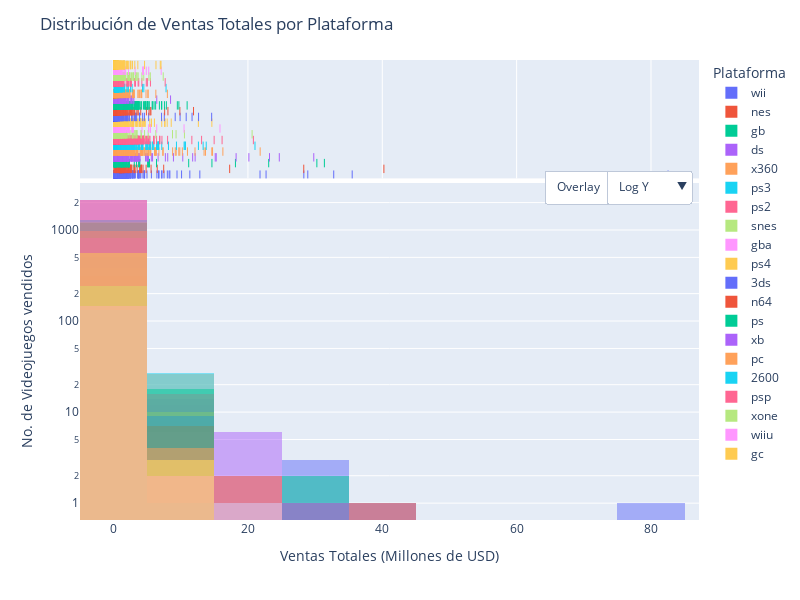

Notebook code for this chart:
### Code cell
# Seleccionar las plataformas a comparar
top_platforms = top_platform_sales.index

# Filtrar el DataFrame original para obtener solo los datos de las plataformas con más ventas
top_platforms_df = games_df[games_df['platform'].isin(top_platforms)]

# Crear histograma inicial
fig = px.histogram(top_platforms_df, x='total_sales', color='platform', marginal='rug', 
                   nbins=15, log_y=True, opacity=0.5, barmode='overlay')

# Personalizar el diseño del gráfico
fig.update_layout(
    title='Distribución de Ventas Totales por Plataforma',
    xaxis_title='Ventas Totales (Millones de USD)',
    yaxis_title='No. de Videojuegos vendidos',
    showlegend=True,
    legend_title_text='Plataforma',
    width=800, height=600
)

# Agregar botones para cambiar entre overlay y stacked y activar la escala logarítmica en el eje y
fig.update_layout(
    updatemenus=[
        {
            'buttons': [
                {
                    'method': 'relayout',
                    'label': 'Overlay',
                    'args': [{'barmode': 'overlay'}]
                },
                {
                    'method': 'relayout',
                    'label': 'Stack',
                    'args': [{'barmode': 'stack'}]
                },
            ],
            'direction': 'down',
            'pad': {'r': 10, 't': 87},
            'showactive': True,
            'x': 0.75,
            'xanchor': 'left',
            'y': 0.95,
            'yanchor': 'top'
        },
        {
            'buttons': [
                {
                    'method': 'relayout',
                    'label': 'Log Y',
                    'args': [{'yaxis.type': 'log'}]
                },
                {
                    'method': 'relayout',
                    'label': 'Linear Y',
                    'args': [{'yaxis.type': 'linear'}]
                },
            ],
            'direction': 'down',
            'pad': {'r': 10, 't': 87},
            'showactive': True,
            'x': 0.85,
            'xanchor': 'left',
            'y': 0.95,
            'yanchor': 'top'
        },
    ]
)

# Mostrar el gráfico interactivo
fig.show()

### Figure 1 — Plotly figure (JSON) as saved in the notebook; plotly's stock layout.template omitted (floating-point values rounded to 4 significant figures; data arrays with more than 128 entries replaced by an {"elided": "..."} marker saying what was removed)
{"data": [{"alignmentgroup": "True", "bingroup": "x", "hovertemplate": "platform=wii<br>total_sales=%{x}<br>count=%{y}<extra></extra>", "legendgroup": "wii", "marker": {"color": "#636efa", "opacity": 0.5, "pattern": {"shape": ""}}, "name": "wii", "nbinsx": 15, "offsetgroup": "wii", "orientation": "v", "showlegend": true, "type": "histogram", "x": {"elided": "1320 float values"}, "xaxis": "x", "yaxis": "y"}, {"alignmentgroup": "True", "boxpoints": "all", "fillcolor": "rgba(255,255,255,0)", "hoveron": "points", "hovertemplate": "platform=wii<br>total_sales=%{x}<extra></extra>", "jitter": 0, "legendgroup": "wii", "line": {"color": "rgba(255,255,255,0)"}, "marker": {"color": "#636efa", "symbol": "line-ns-open"}, "name": "wii", "offsetgroup": "wii", "showlegend": false, "type": "box", "x": {"elided": "1320 float values"}, "xaxis": "x2", "yaxis": "y2"}, {"alignmentgroup": "True", "bingroup": "x", "hovertemplate": "platform=nes<br>total_sales=%{x}<br>count=%{y}<extra></extra>", "legendgroup": "nes", "marker": {"color": "#EF553B", "opacity": 0.5, "pattern": {"shape": ""}}, "name": "nes", "nbinsx": 15, "offsetgroup": "nes", "orientation": "v", "showlegend": true, "type": "histogram", "x": [40.24, 28.31, 17.28, 7.46, 6.5, 5.58, 4.84, 4.38, 4.17, 4.16, 4, 3.87, 3.5, 3.2, 3.12, 3.08, 3.02, 2.73, 2.65, 2.56, 2.52, 2.42, 2.4, 2.28, 2.23, 2.2, 2.17, 2.15, 2.14, 2.14, 1.96, 1.96, 1.85, 1.76, 1.75, 1.75, 1.67, 1.64, 1.56, 1.52, 1.52, 1.51, 1.5, 1.5, 1.48, 1.45, 1.42, 1.4, 1.39, 1.36, 1.32, 1.27, 1.25, 1.25, 1.23, 1.22, 1.2, 1.2, 1.19, 1.18, 1.17, 1.15, 1.15, 1.13, 1.12, 1.11, 1.1, 1.1, 1.1, 1.05, 1.05, 1.03, 1, 1, 0.98, 0.96, 0.93, 0.93, 0.92, 0.85, 0.84, 0.82, 0.81, 0.79, 0.76, 0.69, 0.57, 0.52, 0.51, 0.44, 0.41, 0.36, 0.32, 0.3, 0.28, 0.11, 0.07, 0.06], "xaxis": "x", "yaxis": "y"}, {"alignmentgroup": "True", "boxpoints": "all", "fillcolor": "rgba(255,255,255,0)", "hoveron": "points", "hovertemplate": "platform=nes<br>total_sales=%{x}<extra></extra>", "jitter": 0, "legendgroup": "nes", "line": {"color": "rgba(255,255,255,0)"}, "marker": {"color": "#EF553B", "symbol": "line-ns-open"}, "name": "nes", "offsetgroup": "nes", "showlegend": false, "type": "box", "x": [40.24, 28.31, 17.28, 7.46, 6.5, 5.58, 4.84, 4.38, 4.17, 4.16, 4, 3.87, 3.5, 3.2, 3.12, 3.08, 3.02, 2.73, 2.65, 2.56, 2.52, 2.42, 2.4, 2.28, 2.23, 2.2, 2.17, 2.15, 2.14, 2.14, 1.96, 1.96, 1.85, 1.76, 1.75, 1.75, 1.67, 1.64, 1.56, 1.52, 1.52, 1.51, 1.5, 1.5, 1.48, 1.45, 1.42, 1.4, 1.39, 1.36, 1.32, 1.27, 1.25, 1.25, 1.23, 1.22, 1.2, 1.2, 1.19, 1.18, 1.17, 1.15, 1.15, 1.13, 1.12, 1.11, 1.1, 1.1, 1.1, 1.05, 1.05, 1.03, 1, 1, 0.98, 0.96, 0.93, 0.93, 0.92, 0.85, 0.84, 0.82, 0.81, 0.79, 0.76, 0.69, 0.57, 0.52, 0.51, 0.44, 0.41, 0.36, 0.32, 0.3, 0.28, 0.11, 0.07, 0.06], "xaxis": "x2", "yaxis": "y2"}, {"alignmentgroup": "True", "bingroup": "x", "hovertemplate": "platform=gb<br>total_sales=%{x}<br>count=%{y}<extra></extra>", "legendgroup": "gb", "marker": {"color": "#00cc96", "opacity": 0.5, "pattern": {"shape": ""}}, "name": "gb", "nbinsx": 15, "offsetgroup": "gb", "orientation": "v", "showlegend": true, "type": "histogram", "x": [31.38, 30.26, 23.09, 18.14, 14.64, 11.18, 6.39, 5.34, 5.31, 5.19, 5.13, 5.07, 3.91, 3.84, 3.7, 3.41, 3.08, 2.36, 2.35, 2.35, 2.21, 2.19, 2.19, 2.19, 2.18, 2.12, 1.99, 1.94, 1.93, 1.92, 1.86, 1.76, 1.73, 1.68, 1.61, 1.62, 1.56, 1.48, 1.45, 1.45, 1.43, 1.34, 1.28, 1.24, 1.23, 1.22, 1.22, 1.19, 1.18, 1.15, 1.14, 1.1, 1.1, 1.03, 1, 0.89, 0.83, 0.81, 0.77, 0.76, 0.73, 0.62, 0.56, 0.54, 0.4, 0.39, 0.38, 0.38, 0.37, 0.35, 0.33, 0.32, 0.31, 0.3, 0.3, 0.28, 0.28, 0.28, 0.27, 0.27, 0.25, 0.23, 0.23, 0.23, 0.22, 0.2, 0.18, 0.17, 0.14, 0.14, 0.14, 0.12, 0.12, 0.07, 0.07, 0.07, 0.07, 0.06], "xaxis": "x", "yaxis": "y"}, {"alignmentgroup": "True", "boxpoints": "all", "fillcolor": "rgba(255,255,255,0)", "hoveron": "points", "hovertemplate": "platform=gb<br>total_sales=%{x}<extra></extra>", "jitter": 0, "legendgroup": "gb", "line": {"color": "rgba(255,255,255,0)"}, "marker": {"color": "#00cc96", "symbol": "line-ns-open"}, "name": "gb", "offsetgroup": "gb", "showlegend": false, "type": "box", "x": [31.38, 30.26, 23.09, 18.14, 14.64, 11.18, 6.39, 5.34, 5.31, 5.19, 5.13, 5.07, 3.91, 3.84, 3.7, 3.41, 3.08, 2.36, 2.35, 2.35, 2.21, 2.19, 2.19, 2.19, 2.18, 2.12, 1.99, 1.94, 1.93, 1.92, 1.86, 1.76, 1.73, 1.68, 1.61, 1.62, 1.56, 1.48, 1.45, 1.45, 1.43, 1.34, 1.28, 1.24, 1.23, 1.22, 1.22, 1.19, 1.18, 1.15, 1.14, 1.1, 1.1, 1.03, 1, 0.89, 0.83, 0.81, 0.77, 0.76, 0.73, 0.62, 0.56, 0.54, 0.4, 0.39, 0.38, 0.38, 0.37, 0.35, 0.33, 0.32, 0.31, 0.3, 0.3, 0.28, 0.28, 0.28, 0.27, 0.27, 0.25, 0.23, 0.23, 0.23, 0.22, 0.2, 0.18, 0.17, 0.14, 0.14, 0.14, 0.12, 0.12, 0.07, 0.07, 0.07, 0.07, 0.06], "xaxis": "x2", "yaxis": "y2"}, {"alignmentgroup": "True", "bingroup": "x", "hovertemplate": "platform=ds<br>total_sales=%{x}<br>count=%{y}<extra></extra>", "legendgroup": "ds", "marker": {"color": "#ab63fa", "opacity": 0.5, "pattern": {"shape": ""}}, "name": "ds", "nbinsx": 15, "offsetgroup": "ds", "orientation": "v", "showlegend": true, "type": "histogram", "x": {"elided": "2151 float values"}, "xaxis": "x", "yaxis": "y"}, {"alignmentgroup": "True", "boxpoints": "all", "fillcolor": "rgba(255,255,255,0)", "hoveron": "points", "hovertemplate": "platform=ds<br>total_sales=%{x}<extra></extra>", "jitter": 0, "legendgroup": "ds", "line": {"color": "rgba(255,255,255,0)"}, "marker": {"color": "#ab63fa", "symbol": "line-ns-open"}, "name": "ds", "offsetgroup": "ds", "showlegend": false, "type": "box", "x": {"elided": "2151 float values"}, "xaxis": "x2", "yaxis": "y2"}, {"alignmentgroup": "True", "bingroup": "x", "hovertemplate": "platform=x360<br>total_sales=%{x}<br>count=%{y}<extra></extra>", "legendgroup": "x360", "marker": {"color": "#FFA15A", "opacity": 0.5, "pattern": {"shape": ""}}, "name": "x360", "nbinsx": 15, "offsetgroup": "x360", "orientation": "v", "showlegend": true, "type": "histogram", "x": {"elided": "1262 float values"}, "xaxis": "x", "yaxis": "y"}, {"alignmentgroup": "True", "boxpoints": "all", "fillcolor": "rgba(255,255,255,0)", "hoveron": "points", "hovertemplate": "platform=x360<br>total_sales=%{x}<extra></extra>", "jitter": 0, "legendgroup": "x360", "line": {"color": "rgba(255,255,255,0)"}, "marker": {"color": "#FFA15A", "symbol": "line-ns-open"}, "name": "x360", "offsetgroup": "x360", "showlegend": false, "type": "box", "x": {"elided": "1262 float values"}, "xaxis": "x2", "yaxis": "y2"}, {"alignmentgroup": "True", "bingroup": "x", "hovertemplate": "platform=ps3<br>total_sales=%{x}<br>count=%{y}<extra></extra>", "legendgroup": "ps3", "marker": {"color": "#19d3f3", "opacity": 0.5, "pattern": {"shape": ""}}, "name": "ps3", "nbinsx": 15, "offsetgroup": "ps3", "orientation": "v", "showlegend": true, "type": "histogram", "x": {"elided": "1330 float values"}, "xaxis": "x", "yaxis": "y"}, {"alignmentgroup": "True", "boxpoints": "all", "fillcolor": "rgba(255,255,255,0)", "hoveron": "points", "hovertemplate": "platform=ps3<br>total_sales=%{x}<extra></extra>", "jitter": 0, "legendgroup": "ps3", "line": {"color": "rgba(255,255,255,0)"}, "marker": {"color": "#19d3f3", "symbol": "line-ns-open"}, "name": "ps3", "offsetgroup": "ps3", "showlegend": false, "type": "box", "x": {"elided": "1330 float values"}, "xaxis": "x2", "yaxis": "y2"}, {"alignmentgroup": "True", "bingroup": "x", "hovertemplate": "platform=ps2<br>total_sales=%{x}<br>count=%{y}<extra></extra>", "legendgroup": "ps2", "marker": {"color": "#FF6692", "opacity": 0.5, "pattern": {"shape": ""}}, "name": "ps2", "nbinsx": 15, "offsetgroup": "ps2", "orientation": "v", "showlegend": true, "type": "histogram", "x": {"elided": "2161 float values"}, "xaxis": "x", "yaxis": "y"}, {"alignmentgroup": "True", "boxpoints": "all", "fillcolor": "rgba(255,255,255,0)", "hoveron": "points", "hovertemplate": "platform=ps2<br>total_sales=%{x}<extra></extra>", "jitter": 0, "legendgroup": "ps2", "line": {"color": "rgba(255,255,255,0)"}, "marker": {"color": "#FF6692", "symbol": "line-ns-open"}, "name": "ps2", "offsetgroup": "ps2", "showlegend": false, "type": "box", "x": {"elided": "2161 float values"}, "xaxis": "x2", "yaxis": "y2"}, {"alignmentgroup": "True", "bingroup": "x", "hovertemplate": "platform=snes<br>total_sales=%{x}<br>count=%{y}<extra></extra>", "legendgroup": "snes", "marker": {"color": "#B6E880", "opacity": 0.5, "pattern": {"shape": ""}}, "name": "snes", "nbinsx": 15, "offsetgroup": "snes", "orientation": "v", "showlegend": true, "type": "histogram", "x": {"elided": "239 float values"}, "xaxis": "x", "yaxis": "y"}, {"alignmentgroup": "True", "boxpoints": "all", "fillcolor": "rgba(255,255,255,0)", "hoveron": "points", "hovertemplate": "platform=snes<br>total_sales=%{x}<extra></extra>", "jitter": 0, "legendgroup": "snes", "line": {"color": "rgba(255,255,255,0)"}, "marker": {"color": "#B6E880", "symbol": "line-ns-open"}, "name": "snes", "offsetgroup": "snes", "showlegend": false, "type": "box", "x": {"elided": "239 float values"}, "xaxis": "x2", "yaxis": "y2"}, {"alignmentgroup": "True", "bingroup": "x", "hovertemplate": "platform=gba<br>total_sales=%{x}<br>count=%{y}<extra></extra>", "legendgroup": "gba", "marker": {"color": "#FF97FF", "opacity": 0.5, "pattern": {"shape": ""}}, "name": "gba", "nbinsx": 15, "offsetgroup": "gba", "orientation": "v", "showlegend": true, "type": "histogram", "x": {"elided": "822 float values"}, "xaxis": "x", "yaxis": "y"}, {"alignmentgroup": "True", "boxpoints": "all", "fillcolor": "rgba(255,255,255,0)", "hoveron": "points", "hovertemplate": "platform=gba<br>total_sales=%{x}<extra></extra>", "jitter": 0, "legendgroup": "gba", "line": {"color": "rgba(255,255,255,0)"}, "marker": {"color": "#FF97FF", "symbol": "line-ns-open"}, "name": "gba", "offsetgroup": "gba", "showlegend": false, "type": "box", "x": {"elided": "822 float values"}, "xaxis": "x2", "yaxis": "y2"}, {"alignmentgroup": "True", "bingroup": "x", "hovertemplate": "platform=ps4<br>total_sales=%{x}<br>count=%{y}<extra></extra>", "legendgroup": "ps4", "marker": {"color": "#FECB52", "opacity": 0.5, "pattern": {"shape": ""}}, "name": "ps4", "nbinsx": 15, "offsetgroup": "ps4", "orientation": "v", "showlegend": true, "type": "histogram", "x": {"elided": "392 float values"}, "xaxis": "x", "yaxis": "y"}, {"alignmentgroup": "True", "boxpoints": "all", "fillcolor": "rgba(255,255,255,0)", "hoveron": "points", "hovertemplate": "platform=ps4<br>total_sales=%{x}<extra></extra>", "jitter": 0, "legendgroup": "ps4", "line": {"color": "rgba(255,255,255,0)"}, "marker": {"color": "#FECB52", "symbol": "line-ns-open"}, "name": "ps4", "offsetgroup": "ps4", "showlegend": false, "type": "box", "x": {"elided": "392 float values"}, "xaxis": "x2", "yaxis": "y2"}, {"alignmentgroup": "True", "bingroup": "x", "hovertemplate": "platform=3ds<br>total_sales=%{x}<br>count=%{y}<extra></extra>", "legendgroup": "3ds", "marker": {"color": "#636efa", "opacity": 0.5, "pattern": {"shape": ""}}, "name": "3ds", "nbinsx": 15, "offsetgroup": "3ds", "orientation": "v", "showlegend": true, "type": "histogram", "x": {"elided": "520 float values"}, "xaxis": "x", "yaxis": "y"}, {"alignmentgroup": "True", "boxpoints": "all", "fillcolor": "rgba(255,255,255,0)", "hoveron": "points", "hovertemplate": "platform=3ds<br>total_sales=%{x}<extra></extra>", "jitter": 0, "legendgroup": "3ds", "line": {"color": "rgba(255,255,255,0)"}, "marker": {"color": "#636efa", "symbol": "line-ns-open"}, "name": "3ds", "offsetgroup": "3ds", "showlegend": false, "type": "box", "x": {"elided": "520 float values"}, "xaxis": "x2", "yaxis": "y2"}, {"alignmentgroup": "True", "bingroup": "x", "hovertemplate": "platform=n64<br>total_sales=%{x}<br>count=%{y}<extra></extra>", "legendgroup": "n64", "marker": {"color": "#EF553B", "opacity": 0.5, "pattern": {"shape": ""}}, "name": "n64", "nbinsx": 15, "offsetgroup": "n64", "orientation": "v", "showlegend": true, "type": "histogram", "x": {"elided": "319 float values"}, "xaxis": "x", "yaxis": "y"}, {"alignmentgroup": "True", "boxpoints": "all", "fillcolor": "rgba(255,255,255,0)", "hoveron": "points", "hovertemplate": "platform=n64<br>total_sales=%{x}<extra></extra>", "jitter": 0, "legendgroup": "n64", "line": {"color": "rgba(255,255,255,0)"}, "marker": {"color": "#EF553B", "symbol": "line-ns-open"}, "name": "n64", "offsetgroup": "n64", "showlegend": false, "type": "box", "x": {"elided": "319 float values"}, "xaxis": "x2", "yaxis": "y2"}, {"alignmentgroup": "True", "bingroup": "x", "hovertemplate": "platform=ps<br>total_sales=%{x}<br>count=%{y}<extra></extra>", "legendgroup": "ps", "marker": {"color": "#00cc96", "opacity": 0.5, "pattern": {"shape": ""}}, "name": "ps", "nbinsx": 15, "offsetgroup": "ps", "orientation": "v", "showlegend": true, "type": "histogram", "x": {"elided": "1197 float values"}, "xaxis": "x", "yaxis": "y"}, {"alignmentgroup": "True", "boxpoints": "all", "fillcolor": "rgba(255,255,255,0)", "hoveron": "points", "hovertemplate": "platform=ps<br>total_sales=%{x}<extra></extra>", "jitter": 0, "legendgroup": "ps", "line": {"color": "rgba(255,255,255,0)"}, "marker": {"color": "#00cc96", "symbol": "line-ns-open"}, "name": "ps", "offsetgroup": "ps", "showlegend": false, "type": "box", "x": {"elided": "1197 float values"}, "xaxis": "x2", "yaxis": "y2"}, {"alignmentgroup": "True", "bingroup": "x", "hovertemplate": "platform=xb<br>total_sales=%{x}<br>count=%{y}<extra></extra>", "legendgroup": "xb", "marker": {"color": "#ab63fa", "opacity": 0.5, "pattern": {"shape": ""}}, "name": "xb", "nbinsx": 15, "offsetgroup": "xb", "orientation": "v", "showlegend": true, "type": "histogram", "x": {"elided": "824 float values"}, "xaxis": "x", "yaxis": "y"}, {"alignmentgroup": "True", "boxpoints": "all", "fillcolor": "rgba(255,255,255,0)", "hoveron": "points", "hovertemplate": "platform=xb<br>total_sales=%{x}<extra></extra>", "jitter": 0, "legendgroup": "xb", "line": {"color": "rgba(255,255,255,0)"}, "marker": {"color": "#ab63fa", "symbol": "line-ns-open"}, "name": "xb", "offsetgroup": "xb", "showlegend": false, "type": "box", "x": {"elided": "824 float values"}, "xaxis": "x2", "yaxis": "y2"}, {"alignmentgroup": "True", "bingroup": "x", "hovertemplate": "platform=pc<br>total_sales=%{x}<br>count=%{y}<extra></extra>", "legendgroup": "pc", "marker": {"color": "#FFA15A", "opacity": 0.5, "pattern": {"shape": ""}}, "name": "pc", "nbinsx": 15, "offsetgroup": "pc", "orientation": "v", "showlegend": true, "type": "histogram", "x": {"elided": "974 float values"}, "xaxis": "x", "yaxis": "y"}, {"alignmentgroup": "True", "boxpoints": "all", "fillcolor": "rgba(255,255,255,0)", "hoveron": "points", "hovertemplate": "platform=pc<br>total_sales=%{x}<extra></extra>", "jitter": 0, "legendgroup": "pc", "line": {"color": "rgba(255,255,255,0)"}, "marker": {"color": "#FFA15A", "symbol": "line-ns-open"}, "name": "pc", "offsetgroup": "pc", "showlegend": false, "type": "box", "x": {"elided": "974 float values"}, "xaxis": "x2", "yaxis": "y2"}, {"alignmentgroup": "True", "bingroup": "x", "hovertemplate": "platform=2600<br>total_sales=%{x}<br>count=%{y}<extra></extra>", "legendgroup": "2600", "marker": {"color": "#19d3f3", "opacity": 0.5, "pattern": {"shape": ""}}, "name": "2600", "nbinsx": 15, "offsetgroup": "2600", "orientation": "v", "showlegend": true, "type": "histogram", "x": {"elided": "133 float values"}, "xaxis": "x", "yaxis": "y"}, {"alignmentgroup": "True", "boxpoints": "all", "fillcolor": "rgba(255,255,255,0)", "hoveron": "points", "hovertemplate": "platform=2600<br>total_sales=%{x}<extra></extra>", "jitter": 0, "legendgroup": "2600", "line": {"color": "rgba(255,255,255,0)"}, "marker": {"color": "#19d3f3", "symbol": "line-ns-open"}, "name": "2600", "offsetgroup": "2600", "showlegend": false, "type": "box", "x": {"elided": "133 float values"}, "xaxis": "x2", "yaxis": "y2"}, {"alignmentgroup": "True", "bingroup": "x", "hovertemplate": "platform=psp<br>total_sales=%{x}<br>count=%{y}<extra></extra>", "legendgroup": "psp", "marker": {"color": "#FF6692", "opacity": 0.5, "pattern": {"shape": ""}}, "name": "psp", "nbinsx": 15, "offsetgroup": "psp", "orientation": "v", "showlegend": true, "type": "histogram", "x": {"elided": "1209 float values"}, "xaxis": "x", "yaxis": "y"}, {"alignmentgroup": "True", "boxpoints": "all", "fillcolor": "rgba(255,255,255,0)", "hoveron": "points", "hovertemplate": "platform=psp<br>total_sales=%{x}<extra></extra>", "jitter": 0, "legendgroup": "psp", "line": {"color": "rgba(255,255,255,0)"}, "marker": {"color": "#FF6692", "symbol": "line-ns-open"}, "name": "psp", "offsetgroup": "psp", "showlegend": false, "type": "box", "x": {"elided": "1209 float values"}, "xaxis": "x2", "yaxis": "y2"}, {"alignmentgroup": "True", "bingroup": "x", "hovertemplate": "platform=xone<br>total_sales=%{x}<br>count=%{y}<extra></extra>", "legendgroup": "xone", "marker": {"color": "#B6E880", "opacity": 0.5, "pattern": {"shape": ""}}, "name": "xone", "nbinsx": 15, "offsetgroup": "xone", "orientation": "v", "showlegend": true, "type": "histogram", "x": {"elided": "247 float values"}, "xaxis": "x", "yaxis": "y"}, {"alignmentgroup": "True", "boxpoints": "all", "fillcolor": "rgba(255,255,255,0)", "hoveron": "points", "hovertemplate": "platform=xone<br>total_sales=%{x}<extra></extra>", "jitter": 0, "legendgroup": "xone", "line": {"color": "rgba(255,255,255,0)"}, "marker": {"color": "#B6E880", "symbol": "line-ns-open"}, "name": "xone", "offsetgroup": "xone", "showlegend": false, "type": "box", "x": {"elided": "247 float values"}, "xaxis": "x2", "yaxis": "y2"}, {"alignmentgroup": "True", "bingroup": "x", "hovertemplate": "platform=wiiu<br>total_sales=%{x}<br>count=%{y}<extra></extra>", "legendgroup": "wiiu", "marker": {"color": "#FF97FF", "opacity": 0.5, "pattern": {"shape": ""}}, "name": "wiiu", "nbinsx": 15, "offsetgroup": "wiiu", "orientation": "v", "showlegend": true, "type": "histogram", "x": {"elided": "147 float values"}, "xaxis": "x", "yaxis": "y"}, {"alignmentgroup": "True", "boxpoints": "all", "fillcolor": "rgba(255,255,255,0)", "hoveron": "points", "hovertemplate": "platform=wiiu<br>total_sales=%{x}<extra></extra>", "jitter": 0, "legendgroup": "wiiu", "line": {"color": "rgba(255,255,255,0)"}, "marker": {"color": "#FF97FF", "symbol": "line-ns-open"}, "name": "wiiu", "offsetgroup": "wiiu", "showlegend": false, "type": "box", "x": {"elided": "147 float values"}, "xaxis": "x2", "yaxis": "y2"}, {"alignmentgroup": "True", "bingroup": "x", "hovertemplate": "platform=gc<br>total_sales=%{x}<br>count=%{y}<extra></extra>", "legendgroup": "gc", "marker": {"color": "#FECB52", "opacity": 0.5, "pattern": {"shape": ""}}, "name": "gc", "nbinsx": 15, "offsetgroup": "gc", "orientation": "v", "showlegend": true, "type": "histogram", "x": {"elided": "556 float values"}, "xaxis": "x", "yaxis": "y"}, {"alignmentgroup": "True", "boxpoints": "all", "fillcolor": "rgba(255,255,255,0)", "hoveron": "points", "hovertemplate": "platform=gc<br>total_sales=%{x}<extra></extra>", "jitter": 0, "legendgroup": "gc", "line": {"color": "rgba(255,255,255,0)"}, "marker": {"color": "#FECB52", "symbol": "line-ns-open"}, "name": "gc", "offsetgroup": "gc", "showlegend": false, "type": "box", "x": {"elided": "556 float values"}, "xaxis": "x2", "yaxis": "y2"}], "layout": {"barmode": "overlay", "height": 600, "legend": {"title": {"text": "Plataforma"}, "tracegroupgap": 0}, "margin": {"t": 60}, "showlegend": true, "title": {"text": "Distribución de Ventas Totales por Plataforma"}, "updatemenus": [{"buttons": [{"args": [{"barmode": "overlay"}], "label": "Overlay", "method": "relayout"}, {"args": [{"barmode": "stack"}], "label": "Stack", "method": "relayout"}], "direction": "down", "pad": {"r": 10, "t": 87}, "showactive": true, "x": 0.75, "xanchor": "left", "y": 0.95, "yanchor": "top"}, {"buttons": [{"args": [{"yaxis.type": "log"}], "label": "Log Y", "method": "relayout"}, {"args": [{"yaxis.type": "linear"}], "label": "Linear Y", "method": "relayout"}], "direction": "down", "pad": {"r": 10, "t": 87}, "showactive": true, "x": 0.85, "xanchor": "left", "y": 0.95, "yanchor": "top"}], "width": 800, "xaxis": {"anchor": "y", "domain": [0, 1], "title": {"text": "Ventas Totales (Millones de USD)"}}, "xaxis2": {"anchor": "y2", "domain": [0, 1], "matches": "x", "showgrid": true, "showticklabels": false}, "yaxis": {"anchor": "x", "domain": [0, 0.7326], "title": {"text": "No. de Videojuegos vendidos"}, "type": "log"}, "yaxis2": {"anchor": "x2", "domain": [0.7426, 1], "matches": "y2", "showgrid": false, "showline": false, "showticklabels": false, "ticks": ""}}}
